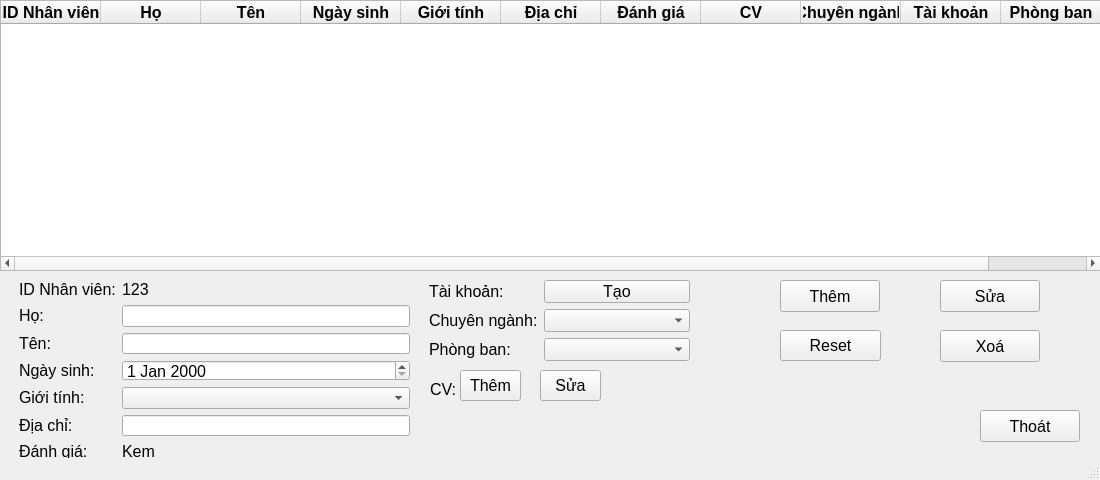
<?xml version="1.0" encoding="UTF-8"?>
<ui version="4.0">
 <class>admin</class>
 <widget class="QMainWindow" name="admin">
  <property name="geometry">
   <rect>
    <x>0</x>
    <y>0</y>
    <width>1100</width>
    <height>480</height>
   </rect>
  </property>
  <property name="windowTitle">
   <string>MainWindow</string>
  </property>
  <property name="iconSize">
   <size>
    <width>20</width>
    <height>20</height>
   </size>
  </property>
  <property name="toolButtonStyle">
   <enum>Qt::ToolButtonTextOnly</enum>
  </property>
  <widget class="QWidget" name="centralwidget">
   <widget class="QTableWidget" name="tableNhanVien">
    <property name="geometry">
     <rect>
      <x>0</x>
      <y>0</y>
      <width>1101</width>
      <height>271</height>
     </rect>
    </property>
    <column>
     <property name="text">
      <string>ID Nhân viên</string>
     </property>
     <property name="font">
      <font>
       <pointsize>12</pointsize>
       <weight>75</weight>
       <bold>true</bold>
      </font>
     </property>
    </column>
    <column>
     <property name="text">
      <string>Họ</string>
     </property>
     <property name="font">
      <font>
       <pointsize>12</pointsize>
       <weight>75</weight>
       <bold>true</bold>
      </font>
     </property>
    </column>
    <column>
     <property name="text">
      <string>Tên</string>
     </property>
     <property name="font">
      <font>
       <pointsize>12</pointsize>
       <weight>75</weight>
       <bold>true</bold>
      </font>
     </property>
    </column>
    <column>
     <property name="text">
      <string>Ngày sinh</string>
     </property>
     <property name="font">
      <font>
       <pointsize>12</pointsize>
       <weight>75</weight>
       <bold>true</bold>
      </font>
     </property>
    </column>
    <column>
     <property name="text">
      <string>Giới tính</string>
     </property>
     <property name="font">
      <font>
       <pointsize>12</pointsize>
       <weight>75</weight>
       <bold>true</bold>
      </font>
     </property>
    </column>
    <column>
     <property name="text">
      <string>Địa chỉ</string>
     </property>
     <property name="font">
      <font>
       <pointsize>12</pointsize>
       <weight>75</weight>
       <bold>true</bold>
      </font>
     </property>
    </column>
    <column>
     <property name="text">
      <string>Đánh giá</string>
     </property>
     <property name="font">
      <font>
       <pointsize>12</pointsize>
       <weight>75</weight>
       <bold>true</bold>
      </font>
     </property>
    </column>
    <column>
     <property name="text">
      <string>CV</string>
     </property>
     <property name="font">
      <font>
       <pointsize>12</pointsize>
       <weight>75</weight>
       <bold>true</bold>
      </font>
     </property>
    </column>
    <column>
     <property name="text">
      <string>Chuyên ngành</string>
     </property>
     <property name="font">
      <font>
       <pointsize>12</pointsize>
       <weight>75</weight>
       <bold>true</bold>
      </font>
     </property>
    </column>
    <column>
     <property name="text">
      <string>Tài khoản</string>
     </property>
     <property name="font">
      <font>
       <pointsize>12</pointsize>
       <weight>75</weight>
       <bold>true</bold>
      </font>
     </property>
    </column>
    <column>
     <property name="text">
      <string>Phòng ban</string>
     </property>
     <property name="font">
      <font>
       <pointsize>12</pointsize>
       <weight>75</weight>
       <bold>true</bold>
      </font>
     </property>
    </column>
   </widget>
   <widget class="QPushButton" name="addBtn">
    <property name="geometry">
     <rect>
      <x>780</x>
      <y>280</y>
      <width>100</width>
      <height>32</height>
     </rect>
    </property>
    <property name="minimumSize">
     <size>
      <width>100</width>
      <height>0</height>
     </size>
    </property>
    <property name="font">
     <font>
      <pointsize>12</pointsize>
     </font>
    </property>
    <property name="text">
     <string>Thêm</string>
    </property>
   </widget>
   <widget class="QPushButton" name="deleteBtn">
    <property name="geometry">
     <rect>
      <x>940</x>
      <y>330</y>
      <width>100</width>
      <height>32</height>
     </rect>
    </property>
    <property name="font">
     <font>
      <pointsize>12</pointsize>
     </font>
    </property>
    <property name="text">
     <string>Xoá</string>
    </property>
   </widget>
   <widget class="QPushButton" name="editBtn">
    <property name="geometry">
     <rect>
      <x>940</x>
      <y>280</y>
      <width>100</width>
      <height>32</height>
     </rect>
    </property>
    <property name="font">
     <font>
      <pointsize>12</pointsize>
     </font>
    </property>
    <property name="text">
     <string>Sửa</string>
    </property>
   </widget>
   <widget class="QPushButton" name="exitBtn">
    <property name="geometry">
     <rect>
      <x>980</x>
      <y>410</y>
      <width>100</width>
      <height>32</height>
     </rect>
    </property>
    <property name="font">
     <font>
      <pointsize>12</pointsize>
     </font>
    </property>
    <property name="text">
     <string>Thoát</string>
    </property>
   </widget>
   <widget class="QLabel" name="label_10">
    <property name="geometry">
     <rect>
      <x>430</x>
      <y>380</y>
      <width>31</width>
      <height>16</height>
     </rect>
    </property>
    <property name="text">
     <string>&lt;html&gt;&lt;head/&gt;&lt;body&gt;&lt;p&gt;&lt;span style=&quot; font-size:12pt;&quot;&gt;CV:&lt;/span&gt;&lt;/p&gt;&lt;/body&gt;&lt;/html&gt;</string>
    </property>
   </widget>
   <widget class="QPushButton" name="addCVBtn">
    <property name="geometry">
     <rect>
      <x>460</x>
      <y>370</y>
      <width>61</width>
      <height>31</height>
     </rect>
    </property>
    <property name="font">
     <font>
      <pointsize>12</pointsize>
     </font>
    </property>
    <property name="text">
     <string>Thêm</string>
    </property>
   </widget>
   <widget class="QPushButton" name="editCVBtn">
    <property name="geometry">
     <rect>
      <x>540</x>
      <y>370</y>
      <width>61</width>
      <height>31</height>
     </rect>
    </property>
    <property name="font">
     <font>
      <pointsize>12</pointsize>
     </font>
    </property>
    <property name="text">
     <string>Sửa</string>
    </property>
   </widget>
   <widget class="QWidget" name="formLayoutWidget">
    <property name="geometry">
     <rect>
      <x>19</x>
      <y>280</y>
      <width>391</width>
      <height>181</height>
     </rect>
    </property>
    <layout class="QFormLayout" name="formLayout_2">
     <item row="3" column="0">
      <widget class="QLabel" name="label_3">
       <property name="text">
        <string>&lt;html&gt;&lt;head/&gt;&lt;body&gt;&lt;p&gt;&lt;span style=&quot; font-size:12pt;&quot;&gt;Họ:&lt;/span&gt;&lt;/p&gt;&lt;/body&gt;&lt;/html&gt;</string>
       </property>
      </widget>
     </item>
     <item row="3" column="1">
      <widget class="QLineEdit" name="firstnameEmp">
       <property name="font">
        <font>
         <pointsize>12</pointsize>
        </font>
       </property>
       <property name="text">
        <string/>
       </property>
      </widget>
     </item>
     <item row="4" column="0">
      <widget class="QLabel" name="label_4">
       <property name="text">
        <string>&lt;html&gt;&lt;head/&gt;&lt;body&gt;&lt;p&gt;&lt;span style=&quot; font-size:12pt;&quot;&gt;Tên:&lt;/span&gt;&lt;/p&gt;&lt;/body&gt;&lt;/html&gt;</string>
       </property>
      </widget>
     </item>
     <item row="4" column="1">
      <widget class="QLineEdit" name="lastnameEmp">
       <property name="font">
        <font>
         <pointsize>12</pointsize>
        </font>
       </property>
      </widget>
     </item>
     <item row="5" column="0">
      <widget class="QLabel" name="label_5">
       <property name="text">
        <string>&lt;html&gt;&lt;head/&gt;&lt;body&gt;&lt;p&gt;&lt;span style=&quot; font-size:12pt;&quot;&gt;Ngày sinh:&lt;/span&gt;&lt;/p&gt;&lt;/body&gt;&lt;/html&gt;</string>
       </property>
      </widget>
     </item>
     <item row="5" column="1">
      <widget class="QDateEdit" name="dobEmp">
       <property name="font">
        <font>
         <pointsize>12</pointsize>
        </font>
       </property>
      </widget>
     </item>
     <item row="2" column="1">
      <widget class="QLabel" name="idEmp">
       <property name="text">
        <string>&lt;html&gt;&lt;head/&gt;&lt;body&gt;&lt;p&gt;&lt;span style=&quot; font-size:12pt;&quot;&gt;123&lt;/span&gt;&lt;/p&gt;&lt;/body&gt;&lt;/html&gt;</string>
       </property>
      </widget>
     </item>
     <item row="2" column="0">
      <widget class="QLabel" name="label">
       <property name="text">
        <string>&lt;html&gt;&lt;head/&gt;&lt;body&gt;&lt;p&gt;&lt;span style=&quot; font-size:12pt;&quot;&gt;ID Nhân viên:&lt;/span&gt;&lt;/p&gt;&lt;/body&gt;&lt;/html&gt;</string>
       </property>
      </widget>
     </item>
     <item row="6" column="0">
      <widget class="QLabel" name="label_6">
       <property name="text">
        <string>&lt;html&gt;&lt;head/&gt;&lt;body&gt;&lt;p&gt;&lt;span style=&quot; font-size:12pt;&quot;&gt;Giới tính:&lt;/span&gt;&lt;/p&gt;&lt;/body&gt;&lt;/html&gt;</string>
       </property>
      </widget>
     </item>
     <item row="6" column="1">
      <widget class="QComboBox" name="genderCbb">
       <property name="font">
        <font>
         <pointsize>12</pointsize>
        </font>
       </property>
      </widget>
     </item>
     <item row="7" column="0">
      <widget class="QLabel" name="label_7">
       <property name="text">
        <string>&lt;html&gt;&lt;head/&gt;&lt;body&gt;&lt;p&gt;&lt;span style=&quot; font-size:12pt;&quot;&gt;Địa chỉ:&lt;/span&gt;&lt;/p&gt;&lt;/body&gt;&lt;/html&gt;</string>
       </property>
      </widget>
     </item>
     <item row="7" column="1">
      <widget class="QLineEdit" name="addressEmp">
       <property name="font">
        <font>
         <pointsize>12</pointsize>
        </font>
       </property>
      </widget>
     </item>
     <item row="8" column="0">
      <widget class="QLabel" name="label_8">
       <property name="text">
        <string>&lt;html&gt;&lt;head/&gt;&lt;body&gt;&lt;p&gt;&lt;span style=&quot; font-size:12pt;&quot;&gt;Đánh giá:&lt;/span&gt;&lt;/p&gt;&lt;/body&gt;&lt;/html&gt;</string>
       </property>
      </widget>
     </item>
     <item row="8" column="1">
      <widget class="QLabel" name="ratingEmp">
       <property name="font">
        <font>
         <pointsize>12</pointsize>
        </font>
       </property>
       <property name="text">
        <string>Kem</string>
       </property>
      </widget>
     </item>
    </layout>
   </widget>
   <widget class="QWidget" name="formLayoutWidget_2">
    <property name="geometry">
     <rect>
      <x>429</x>
      <y>280</y>
      <width>261</width>
      <height>81</height>
     </rect>
    </property>
    <layout class="QFormLayout" name="formLayout_4">
     <item row="0" column="0">
      <widget class="QLabel" name="label_13">
       <property name="text">
        <string>&lt;html&gt;&lt;head/&gt;&lt;body&gt;&lt;p&gt;&lt;span style=&quot; font-size:12pt;&quot;&gt;Tài khoản: &lt;/span&gt;&lt;/p&gt;&lt;/body&gt;&lt;/html&gt;</string>
       </property>
      </widget>
     </item>
     <item row="0" column="1">
      <widget class="QPushButton" name="addAccountBtn">
       <property name="font">
        <font>
         <pointsize>12</pointsize>
        </font>
       </property>
       <property name="text">
        <string>Tạo</string>
       </property>
      </widget>
     </item>
     <item row="1" column="0">
      <widget class="QLabel" name="label_11">
       <property name="text">
        <string>&lt;html&gt;&lt;head/&gt;&lt;body&gt;&lt;p&gt;&lt;span style=&quot; font-size:12pt;&quot;&gt;Chuyên ngành:&lt;/span&gt;&lt;/p&gt;&lt;/body&gt;&lt;/html&gt;</string>
       </property>
      </widget>
     </item>
     <item row="1" column="1">
      <widget class="QComboBox" name="majorCbb">
       <property name="font">
        <font>
         <pointsize>12</pointsize>
        </font>
       </property>
      </widget>
     </item>
     <item row="2" column="0">
      <widget class="QLabel" name="label_12">
       <property name="text">
        <string>&lt;html&gt;&lt;head/&gt;&lt;body&gt;&lt;p&gt;&lt;span style=&quot; font-size:12pt;&quot;&gt;Phòng ban:&lt;/span&gt;&lt;/p&gt;&lt;/body&gt;&lt;/html&gt;</string>
       </property>
      </widget>
     </item>
     <item row="2" column="1">
      <widget class="QComboBox" name="depCbb">
       <property name="font">
        <font>
         <pointsize>12</pointsize>
        </font>
       </property>
      </widget>
     </item>
    </layout>
   </widget>
   <widget class="QPushButton" name="resetBtn">
    <property name="geometry">
     <rect>
      <x>780</x>
      <y>330</y>
      <width>101</width>
      <height>31</height>
     </rect>
    </property>
    <property name="font">
     <font>
      <pointsize>12</pointsize>
     </font>
    </property>
    <property name="text">
     <string>Reset</string>
    </property>
   </widget>
  </widget>
  <widget class="QStatusBar" name="statusbar">
   <property name="sizeGripEnabled">
    <bool>true</bool>
   </property>
  </widget>
  <action name="actionTheem">
   <property name="text">
    <string>Theem</string>
   </property>
  </action>
 </widget>
 <resources/>
 <connections/>
</ui>
